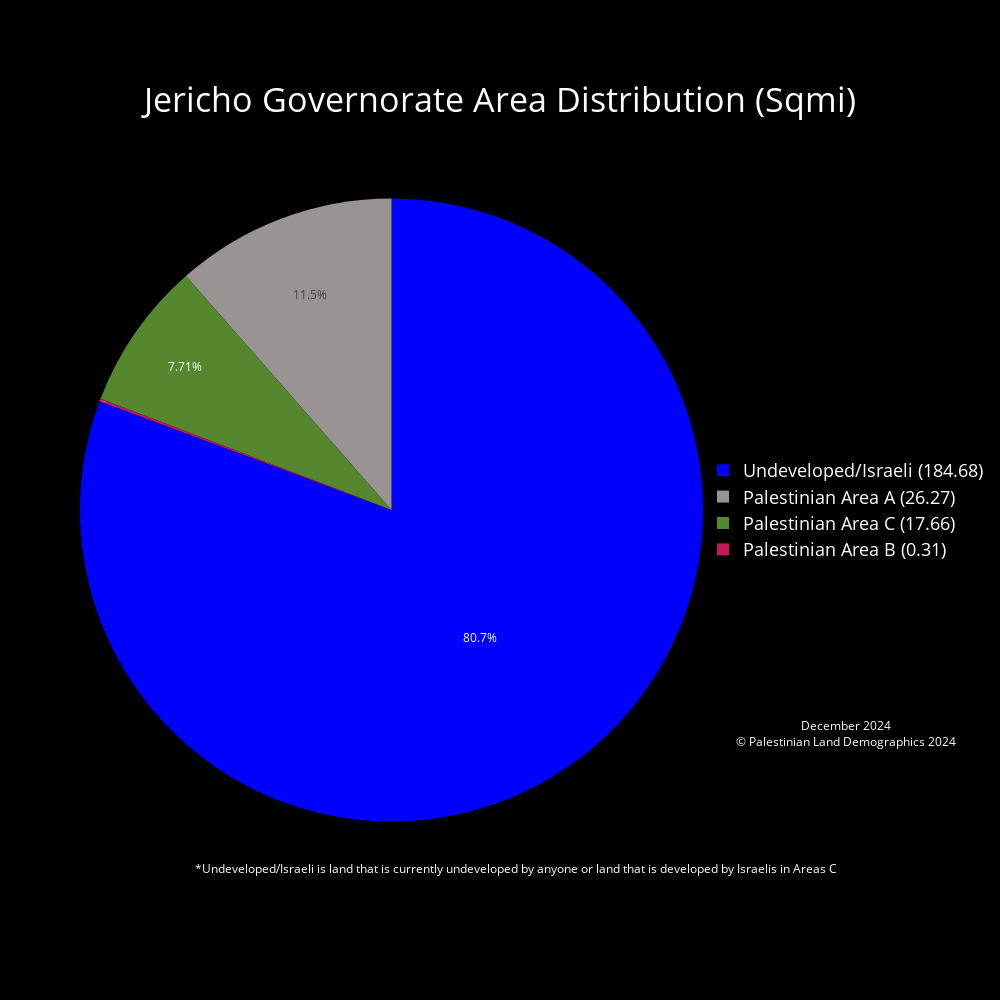

Notebook cell for this chart:
### Markdown cell above
Automate the Pie Charts

### Code cell
# Jericho Governorate
West_Bank_Governorates = Governorates_WB[Governorates_WB['Governorates_Code'] < 2000]
Jericho_gov = West_Bank_Governorates[West_Bank_Governorates['Governorates_Name'] == 'Jericho']
# Clip to Governorate
Jericho_land_mass = gpd.clip(Palestinian_Land_Mass, Jericho_gov)
# Calculate Area for clipped layer
Jericho_land_mass['Area_sqmi'] = Jericho_land_mass['geometry'].to_crs(epsg=28191).area * 3.8610215854245e-7
# Plot for visualization
fig, ax = plt.subplots()
Jericho_gov.plot(ax = ax, facecolor = "white", edgecolor = "black", label = "Jericho Governorate")
Jericho_land_mass.plot(ax = ax, facecolor = "green", edgecolor = "green", label = "Palestinian Land Mass in Jericho")
plt.title(f"Palestinian Land Mass Jericho")
plt.xlabel('Longitude')
plt.ylabel('Latitude')
plt.show()

# Calculate the land mass in areas a, b, c etc..
Jericho_gov_area_a_area = Jericho_land_mass[Jericho_land_mass['CLASS'] == 'A']['Area_sqmi'].sum()
Jericho_gov_area_b_area = Jericho_land_mass[Jericho_land_mass['CLASS'] == 'B']['Area_sqmi'].sum()
Jericho_gov_area_c_area = Jericho_land_mass[Jericho_land_mass['CLASS'] == 'C']['Area_sqmi'].sum()
Jericho_gov_area = Governorates_WB[Governorates_WB["Governorates_Name"] == "Jericho"]["Area_sqmi"].iloc[0]
open_or_israeli_area = Jericho_gov_area - Jericho_gov_area_a_area - Jericho_gov_area_b_area - Jericho_gov_area_c_area

# Percentages (Not needed)
Jericho_area_a_percentage = (Jericho_gov_area_a_area / Jericho_gov_area) * 100
Jericho_area_b_percentage = (Jericho_gov_area_b_area / Jericho_gov_area) * 100
Jericho_area_c_percentage = (Jericho_gov_area_c_area / Jericho_gov_area) * 100
open_or_israeli_percentage = 100 - Jericho_area_a_percentage - Jericho_area_b_percentage - Jericho_area_c_percentage

# declaring data from land mass calculations
data = [Jericho_gov_area_a_area, Jericho_gov_area_b_area, Jericho_gov_area_c_area, open_or_israeli_area]
data2 = [Jericho_area_a_percentage, Jericho_area_b_percentage, Jericho_area_c_percentage, open_or_israeli_percentage]

# Custom color palette and labels
label_color_dict = {'Palestinian Area A' : '#999393', 'Palestinian Area B' : '#C2185B', 'Palestinian Area C' : '#55872F', 'Undeveloped/Israeli' : '#0000FF'}
labels = list(label_color_dict.keys())
palette_color = list(label_color_dict.values())
custom_labels = [f'{label} ({round(value, 2)})' for label, value in zip(labels, data)]

# Pie chart using plotly
fig = go.Figure(
    data=[
        go.Pie(
            labels=custom_labels,
            values=data,
            marker=dict(colors=palette_color)
            
        )
    ]
)

fig.update_traces(textposition='inside',       # puts text inside the pie chart
                    textinfo = 'percent'        # shows us the percent and the area in sqmi ('percent+label' to show both)
                    )      # color of the labels inside the pie chart are set to white

fig.update_layout(
    paper_bgcolor='black',       # background color around the plot  
    plot_bgcolor='black',        # background color of the plot
    font_color='white',          # color of the legend and title
    title={
        'text': 'Jericho Governorate Area Distribution (Sqmi)',
        'x': 0.5,                # Middle
        'y': 0.90,                # Nearly at the top
        'xanchor': 'center',
        'yanchor': 'middle',
        'font': {'size': 34}     # Increase font size for the title
    },
    legend={
        'font': {'size': 18},     # Increase font size for the legend
        'x': 1,                   # Position legend to the right of the pie chart
        'y': 0.5,                 # Position legend in the middle
        'xanchor': 'left',
        'yanchor': 'middle'
    },
    annotations=[
        dict(
            text="*Undeveloped/Israeli is land that is currently undeveloped by anyone or land that is developed by Israelis in Areas C",
            x=0.7,
            y=0.05,
            showarrow=False,
            font=dict(color='white', size=12),
            xanchor='center'
        ),
        dict(
            text="December 2024<br>© Palestinian Land Demographics 2024",
            x=1.05,
            y=0.25,
            showarrow=False,
            font=dict(color='white', size=12),
            xanchor='left',
            yanchor='top'
        )
    ],
    width=1000,                  # width and height of the pie chart
    height=1000
)

fig.write_html('December2024\PieCharts_HTML\Jericho_Governorate_Area_Distribution_Pie_Chart.html')
fig.show()

hti = Html2Image(size=(1000, 1000))
# Set the output path
hti.output_path = 'December2024/PieCharts_JPG'

# Take a screenshot of the HTML file and save it as a JPG file
hti.screenshot(
    html_file='December2024/PieCharts_HTML/Jericho_Governorate_Area_Distribution_Pie_Chart.html',
    save_as='Jericho_Governorate_Area_Distribution_Pie_Chart.jpg'
)

### Figure 1 — Plotly figure (JSON) as saved in the notebook; plotly's stock layout.template omitted (floating-point values rounded to 4 significant figures)
{"data": [{"labels": ["Palestinian Area A (26.27)", "Palestinian Area B (0.31)", "Palestinian Area C (17.66)", "Undeveloped/Israeli (184.68)"], "marker": {"colors": ["#999393", "#C2185B", "#55872F", "#0000FF"]}, "textinfo": "percent", "textposition": "inside", "type": "pie", "values": [26.27, 0.3089, 17.66, 184.7]}], "layout": {"annotations": [{"font": {"color": "white", "size": 12}, "showarrow": false, "text": "*Undeveloped/Israeli is land that is currently undeveloped by anyone or land that is developed by Israelis in Areas C", "x": 0.7, "xanchor": "center", "y": 0.05}, {"font": {"color": "white", "size": 12}, "showarrow": false, "text": "December 2024<br>© Palestinian Land Demographics 2024", "x": 1.05, "xanchor": "left", "y": 0.25, "yanchor": "top"}], "font": {"color": "white"}, "height": 1000, "legend": {"font": {"size": 18}, "x": 1, "xanchor": "left", "y": 0.5, "yanchor": "middle"}, "paper_bgcolor": "black", "plot_bgcolor": "black", "title": {"font": {"size": 34}, "text": "Jericho Governorate Area Distribution (Sqmi)", "x": 0.5, "xanchor": "center", "y": 0.9, "yanchor": "middle"}, "width": 1000}}
